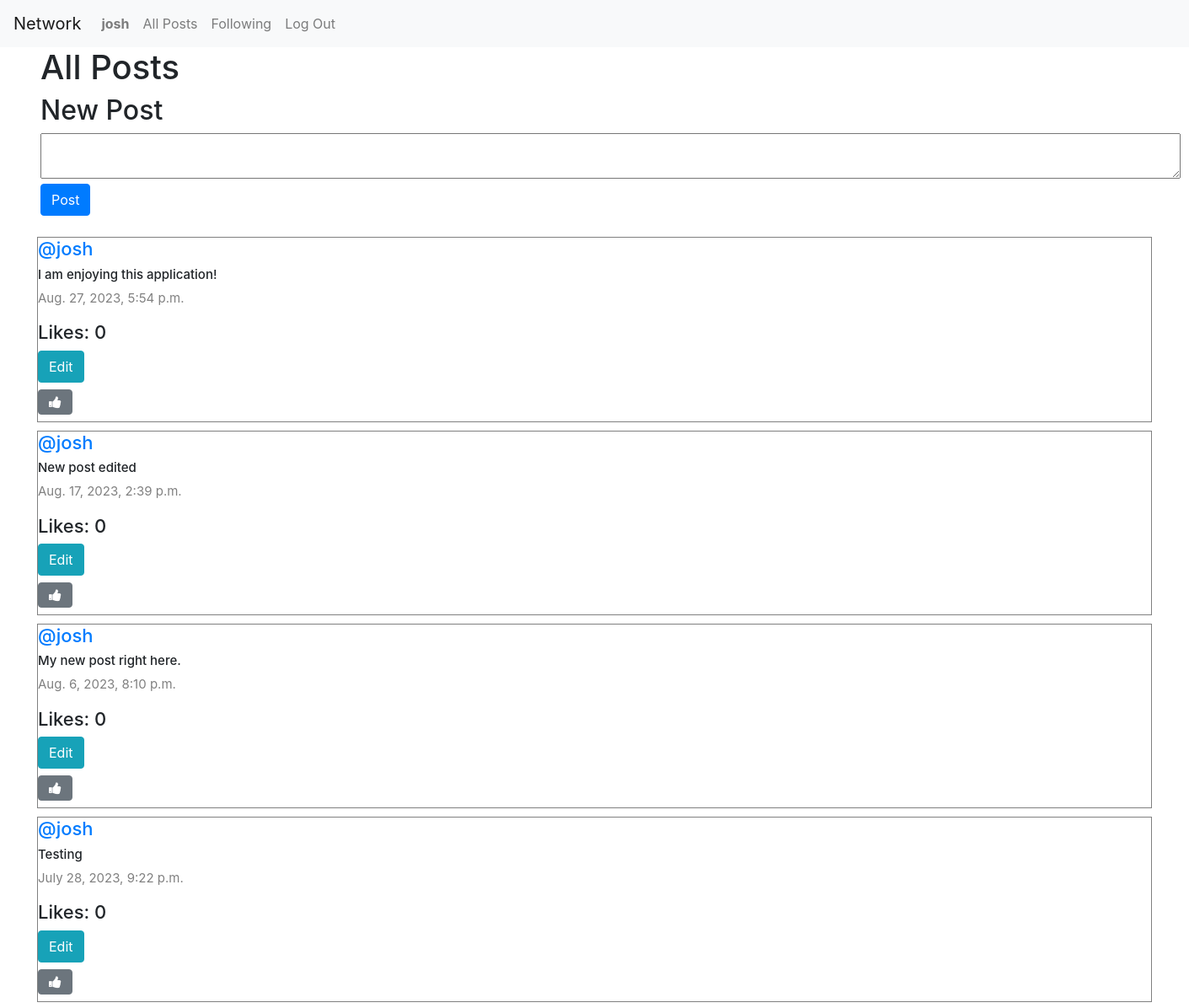
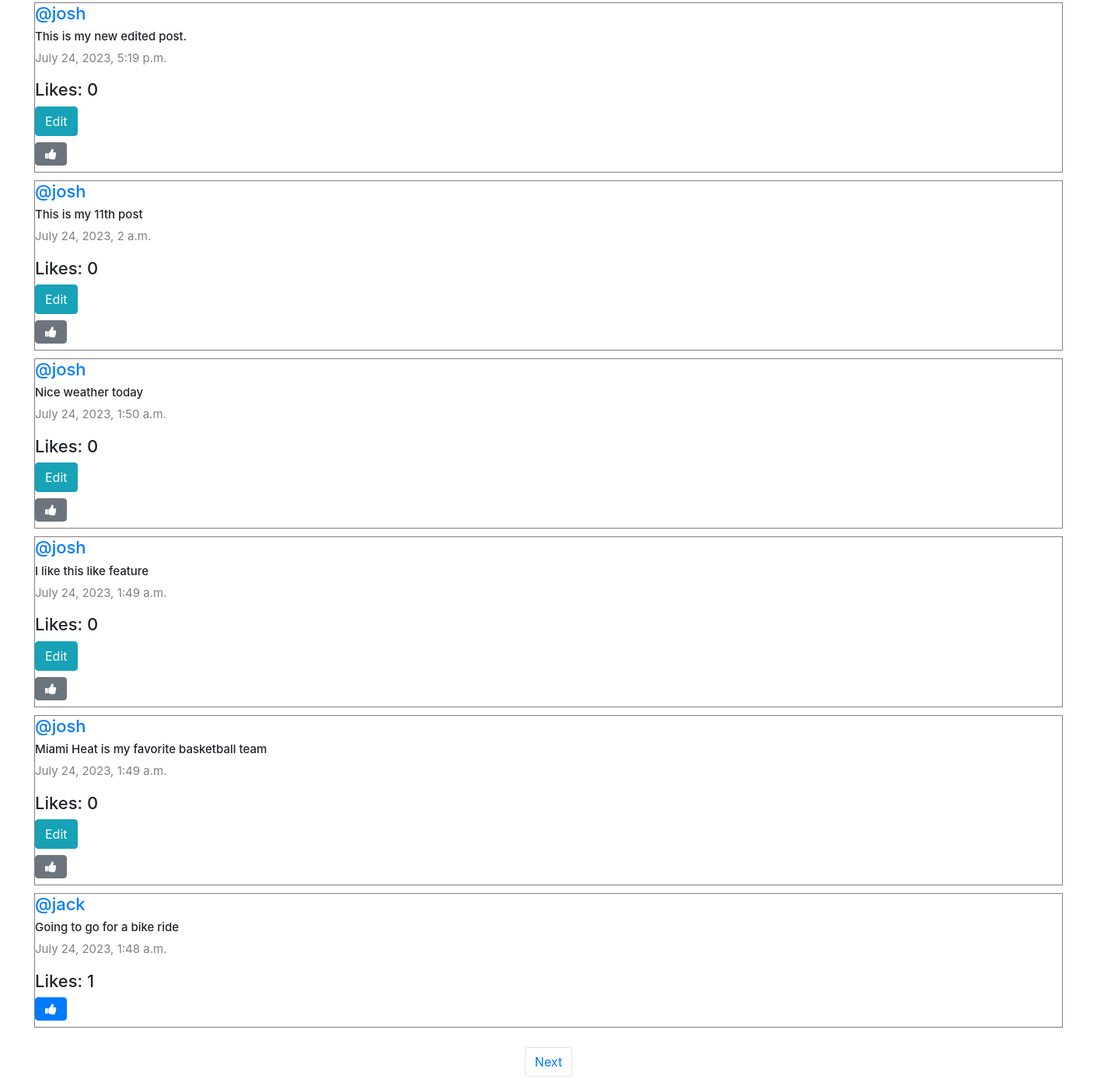
/ (signed in), run on the app's committed database (2 pictures, top to bottom).
### network/models.py (models this page shows, shortened)
class User(AbstractUser):
    pass

class Post(models.Model):
    content = models.CharField(max_length=140)
    user = models.ForeignKey(User, on_delete=models.CASCADE, related_name="author")
    date = models.DateTimeField(auto_now_add=True)
    def likes_count(self):
        return self.post_like.count()

### network/views.py (the view)
# urls.py: path("", views.index, name="index"),
def index(request):
    all_posts = Post.objects.all().order_by("id").reverse()
    paginator = Paginator(all_posts, 10)
    page_number = request.GET.get('page')
    posts_of_the_page = paginator.get_page(page_number)
    posts_user_liked = []
    try:
        for like in Like.objects.filter(user=request.user):
            posts_user_liked.append(like.post.id)
    except:
        posts_user_liked = []
    return render(request, "network/index.html", {
        "posts_of_the_page": posts_of_the_page,
        "posts_user_liked": posts_user_liked,
    })

### network/templates/network/index.html (shortened to what this page needs)
{% extends "network/layout.html" %}
{% block body %}
    <h1 class="mx-5">All Posts</h1>
    {% if user.is_authenticated %}
        <div class="new-post mx-5">
            <h2>New Post</h2>
            <form action="{% url 'newPost' %}" method="post">
                <textarea name="content" row="4" cols="130"></textarea>
                <br/>
                <input type="submit" value="Post" class="btn btn-primary"/>
            </form>
        </div>
    {% endif %}
    <div class="all-posts mx-4">
        {% for post in posts_of_the_page %}
            <div class="row post">
                <h5 class="username"><a href="{% url 'profile' user_id=post.user.id %}">@{{ post.user }}</a></h5>
                <h6 class="content" id="content_{{ post.id }}">{{ post.content }}</h6>
                <p class="date">{{ post.date }}</p>
                <h5 class="likes" id="like-count-{{ post.id }}">Likes: {{ post.likes_count }}</h5>
                {% if user.is_authenticated %}
                    {% if user == post.user %}
                        <div class="d-flex justify-content-between align-items-center mb-2">
                            <button class="btn btn-info" data-toggle="modal" data-target="#modal_edit_post_{{ post.id }}">Edit</button>
                        </div>
                      {% endif %}
                        <div class="d-flex justify-content-start align-items-center mb-2">
                          {% if post.id in posts_user_liked %}
                          <button class="btn btn-primary fa fa-thumbs-up" onclick="likeHandler({{ post.id }})" id="{{ post.id }}"></button>
                          {% else %}
                          <button class="btn btn-secondary fa fa-thumbs-up" onclick="likeHandler({{ post.id }})" id="{{ post.id }}"></button>
                          {% endif %}
                        </div>
                {% endif %}
            </div>
        {% endfor %}
    </div>
    <nav aria-label="Page navigation example">
        <ul class="pagination d-flex justify-content-center">
            {% if posts_of_the_page.has_next %}
                <li class="page-item"><a class="page-link " href="?page={{ posts_of_the_page.next_page_number }}">Next</a></li>
            {% endif %}
        </ul>
      </nav>
{% endblock %}

### network/templates/network/layout.html (shortened to what this page needs)
{% load static %}
<!DOCTYPE html>
<html lang="en">
    <head>
        <link rel="stylesheet" href="https://stackpath.bootstrapcdn.com/bootstrap/4.4.1/css/bootstrap.min.css">
        <link href="{% static 'network/styles.css' %}" rel="stylesheet">
        <link rel="stylesheet" href="https://cdnjs.cloudflare.com/ajax/libs/font-awesome/4.7.0/css/font-awesome.min.css">
    </head>
    <body>
        <nav class="navbar navbar-expand-lg navbar-light bg-light">
            <a class="navbar-brand" href="{% url 'index' %}">Network</a>
            <div>
              <ul class="navbar-nav mr-auto">
                {% if user.is_authenticated %}
                    <li class="nav-item">
                        <a class="nav-link" href="{% url 'profile' user_id=user.id %}"><strong>{{ user.username }}</strong></a>
                    </li>
                {% endif %}
                <li class="nav-item">
                  <a class="nav-link" href="{% url 'index' %}">All Posts</a>
                </li>
                {% if user.is_authenticated %}
                    <li class="nav-item">
                        <a class="nav-link" href="{% url 'following' %}">Following</a>
                    </li>
                    <li class="nav-item">
                        <a class="nav-link" href="{% url 'logout' %}">Log Out</a>
                    </li>
                {% endif %}
              </ul>
            </div>
          </nav>
        <div class="body">
            {% block body %}
            {% endblock %}
        </div>
    </body>
</html>

### network/static/network/styles.css (style rules this page uses)
.new-post { display: flex; flex-direction: column; justify-content: flex-start; align-items: flex-start; }
.all-posts { display: flex; flex-direction: column; justify-content: flex-start; margin: 20px; }
.post { border: 0.1px solid gray; display: flex; justify-content: center; flex-direction: column; box-sizing: border-box; margin: 5px 20px; }
.content { font-size: 15px; }
.username { font-size: 22px; }
.date { color: gray; font-size: 15px; }
.likes { font-size: 22px; }

### data on the page
User: username "josh"
Post: user "josh", content "I am enjoying this application!", date "Aug. 27, 2023, 5:54 p.m.", likes_count "0"
Post: user "josh", content "New post edited", date "Aug. 17, 2023, 2:39 p.m.", likes_count "0"
Post: user "josh", content "My new post right here.", date "Aug. 6, 2023, 8:10 p.m.", likes_count "0"
Post: user "josh", content "Testing", date "July 28, 2023, 9:22 p.m.", likes_count "0"
Post: user "josh", content "This is my new edited post.", date "July 24, 2023, 5:19 p.m.", likes_count "0"
Post: user "josh", content "This is my 11th post", date "July 24, 2023, 2 a.m.", likes_count "0"
Post: user "josh", content "Nice weather today", date "July 24, 2023, 1:50 a.m.", likes_count "0"
Post: user "josh", content "I like this like feature", date "July 24, 2023, 1:49 a.m.", likes_count "0"
Post: user "josh", content "Miami Heat is my favorite basketball team", date "July 24, 2023, 1:49 a.m.", likes_count "0"
Post: user "jack", content "Going to go for a bike ride", date "July 24, 2023, 1:48 a.m.", likes_count "1"
